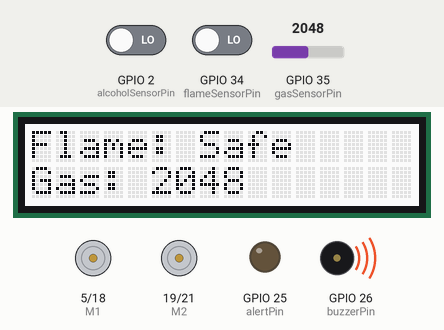
A sketch run on a simulated ESP32. Parts: 16×2 character LCD, direction and speed pins drawn as motors (green arrow = direction pin HIGH = forward, orange = LOW = backward, longer = more drive), output pins drawn as LEDs (lit = HIGH), buzzer (waves = sounding, pin HIGH). Dashed ring = blinking. The inputs (shaded band) are chosen by the test bench; at power-on: GPIO 34 (flameSensorPin) LOW, GPIO 35 (gasSensorPin) = 2048, GPIO 2 (alcoholSensorPin) LOW. What the sketch prints to the serial monitor is not drawn.

Above: at 6.3 s.
6.4 s: GPIO 34 (flameSensorPin) driven HIGH
At 7.4 s:
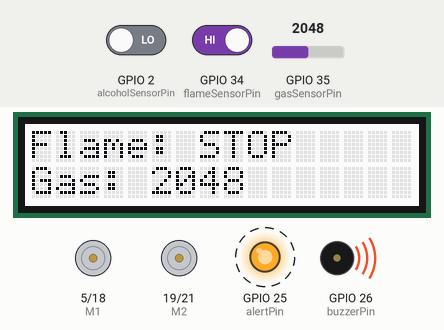
9.5 s: GPIO 35 (gasSensorPin) set to 417
At 11.1 s:
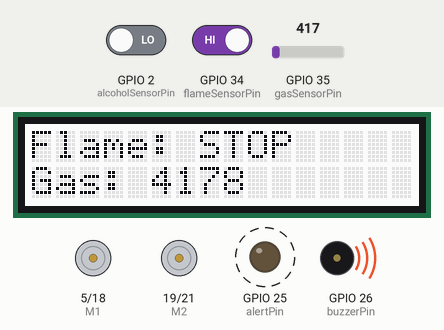
12.2 s: GPIO 35 (gasSensorPin) set to 373
At 14.7 s:
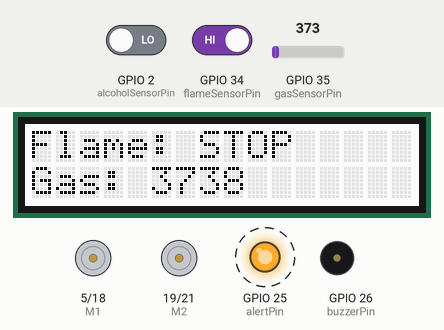
15.3 s: GPIO 34 (flameSensorPin) driven LOW
At 16.6 s:
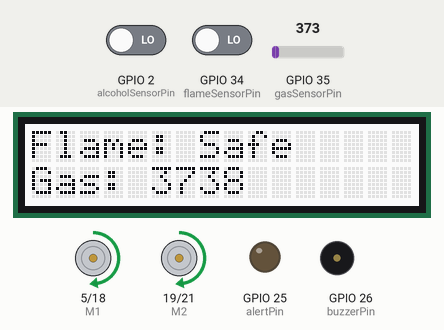
17.2 s: GPIO 35 (gasSensorPin) set to 440
At 18.6 s:
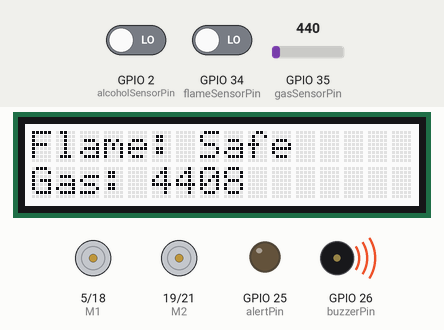
Timing chart, 0 to 19.8 s (numbered marks = the images above; inputs shaded):
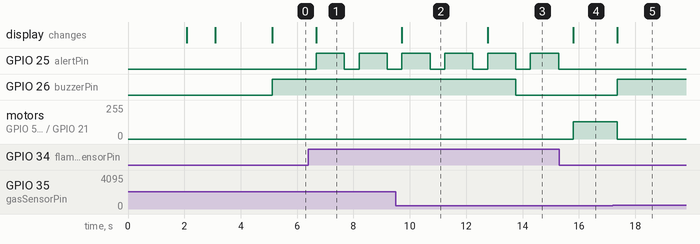

Measured:
- the behaviour switches between 401 and 400 on GPIO 35 (gasSensorPin) (found by bisection; images 2 and 3)
- after the input at 6.4 s, GPIO 25 (alertPin): alternates HIGH for 1.0 s and LOW for 0.52 s, starting after 0.28 s; the display: changes after 0.28 s (image 1)
- after the input at 9.5 s, the display: changes after 0.22 s (image 2)
- after the input at 12.2 s, GPIO 26 (buzzerPin): HIGH → LOW after 1.6 s; the display: changes after 0.56 s (image 3)
- after the input at 15.3 s, GPIO 25 (alertPin): stays LOW (without the input it goes to HIGH after 0.50 s); motor on GPIO 5 (M1) / GPIO 18 (E1), motor on GPIO 19 (M2) / GPIO 21 (E2): stopped → forward 128/255 after 0.50 s; the display: changes after 0.50 s (image 4)
- after the input at 17.2 s, GPIO 26 (buzzerPin): LOW → HIGH after 0.16 s; motor on GPIO 5 (M1) / GPIO 18 (E1), motor on GPIO 19 (M2) / GPIO 21 (E2): forward 128/255 → stopped after 0.16 s; the display: changes after 0.16 s (image 5)

The sketch:

final_integration.ino
```cpp
// Motor Control Pin Definitions
#define M1  5   // Motor pair 1 control pin (Direction)
#define E1  18  // Motor pair 1 enable pin (PWM for speed)
#define M2  19  // Motor pair 2 control pin (Direction)
#define E2  21  // Motor pair 2 enable pin (PWM for speed)

// Sensor Pin Definitions
const int flameSensorPin = 34;    // Pin connected to flame sensor OUT
const int gasSensorPin = 35;      // Analog pin connected to MQ2 sensor (AO pin)
const int alertPin = 25;          // Pin connected to LED for flame and alcohol detection
const int buzzerPin = 26;         // Pin connected to buzzer for gas
const int alcoholSensorPin = 2;   // Pin connected to MQ3 alcohol sensor

// Threshold value for gas detection
const int gasThreshold = 400;     // Adjust based on environment and gas level

// PWM parameters
#define PWM_FREQ     5000 // Frequency for PWM
#define PWM_RES      8    // 8-bit resolution (0-255)
#define PWM_CHANNEL_E1 0  // PWM channel for Motor pair 1 (E1)
#define PWM_CHANNEL_E2 1  // PWM channel for Motor pair 2 (E2)

// LCD Library
#include "rgb_lcd.h"
rgb_lcd lcd;


// Function Declarations
void stopMotors();
void controlMotorPair1(int speed, bool forward);
void controlMotorPair2(int speed, bool forward);

void setup() {
  // Motor Control Setup
  pinMode(M1, OUTPUT);
  pinMode(M2, OUTPUT);
  ledcSetup(PWM_CHANNEL_E1, PWM_FREQ, PWM_RES);
  ledcSetup(PWM_CHANNEL_E2, PWM_FREQ, PWM_RES);
  ledcAttachPin(E1, PWM_CHANNEL_E1);
  ledcAttachPin(E2, PWM_CHANNEL_E2);
  stopMotors();

  // Sensor Setup
  Serial.begin(115200);
  pinMode(flameSensorPin, INPUT);
  pinMode(gasSensorPin, INPUT);
  pinMode(alcoholSensorPin, INPUT);
  pinMode(alertPin, OUTPUT);
  pinMode(buzzerPin, OUTPUT);
  digitalWrite(alertPin, LOW);
  digitalWrite(buzzerPin, LOW);

  // LCD Setup
  lcd.begin(16, 2);
  lcd.print("Initialising...");
  delay(2000);
  lcd.clear();

  // Alcohol Detection Check
  bool alcoholDetected = digitalRead(alcoholSensorPin);
  if (alcoholDetected) {
    lcd.print("Alcohol Detected");
    delay(1000);
    lcd.clear();
    lcd.print("System Shutdown.");
    Serial.println("Alcohol Detected! System Shutdown.");
    digitalWrite(alertPin, HIGH);
    stopMotors(); // Stop motors if alcohol detected
    while (true) {
      delay(1000);
    }
  } else {
    lcd.print("Safe");
    delay(1000);
    lcd.clear();
    lcd.print("System Active.");
    Serial.println("Safe! System Active.");
    digitalWrite(alertPin, LOW);
    delay(2000);
    lcd.clear();
  }
}

void loop() {
  // Sensor Readings
  int flameDetected = digitalRead(flameSensorPin); // LOW if no flame
  int gasLevel = analogRead(gasSensorPin);

  // Display Sensor Data on LCD
  lcd.setCursor(0, 0); // First row
  lcd.print("Flame: ");
  lcd.print(flameDetected == LOW ? "Safe" : "STOP"); // if a flame is detected (HIGH), "STOP" will be printed to the serial monitor. If not (LOW), then "Safe" will be printed.

  lcd.setCursor(0, 1);
  lcd.print("Gas: ");
  lcd.print(gasLevel);

  // Flame Detection
  if (flameDetected == HIGH) {
    Serial.println("**WARNING** Fire Detected!");
    digitalWrite(alertPin, HIGH);
    stopMotors(); // Stop motors if flame detected
    delay(1000);
    digitalWrite(alertPin, LOW);
  } else {
    digitalWrite(alertPin, LOW);
  }

  // Gas Detection
  if (gasLevel > gasThreshold) {
    Serial.println("**WARNING** Gas Detected!");
    digitalWrite(buzzerPin, HIGH);
    stopMotors(); // Stop motors if gas detected
  } else {
    digitalWrite(buzzerPin, LOW);
  }

  // Motor Control Logic (if no danger detected)
  if (flameDetected == LOW && gasLevel <= gasThreshold) {
    controlMotorPair1(128, true);  // Move forward at 50% speed
    controlMotorPair2(128, true);
  } else {
    stopMotors(); // Ensure motors are stopped during danger
  }

  delay(500);
}

// Function to stop both motor pairs
void stopMotors() {
  digitalWrite(M1, LOW);
  digitalWrite(M2, LOW);
  ledcWrite(PWM_CHANNEL_E1, 0);
  ledcWrite(PWM_CHANNEL_E2, 0);
}

// Function to control Motor pair 1 (Motors 1 and 3)
void controlMotorPair1(int speed, bool forward) {
  digitalWrite(M1, forward ? HIGH : LOW);
  ledcWrite(PWM_CHANNEL_E1, speed);
}

// Function to control Motor pair 2 (Motors 2 and 4)
void controlMotorPair2(int speed, bool forward) {
  digitalWrite(M2, forward ? HIGH : LOW);
  ledcWrite(PWM_CHANNEL_E2, speed);
}
```
